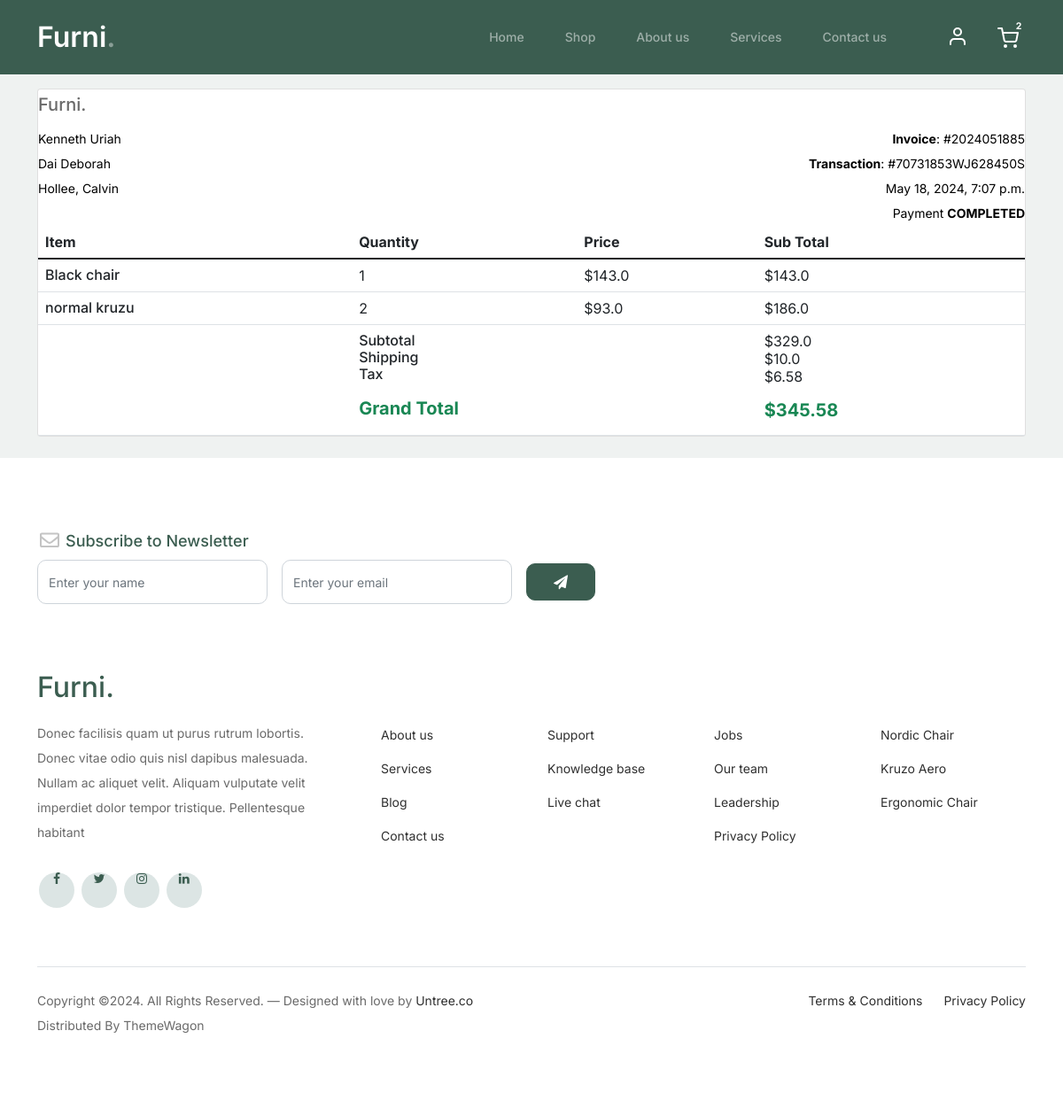
The app's page /accounts/order_detail/2024051885/ (signed in), older data.
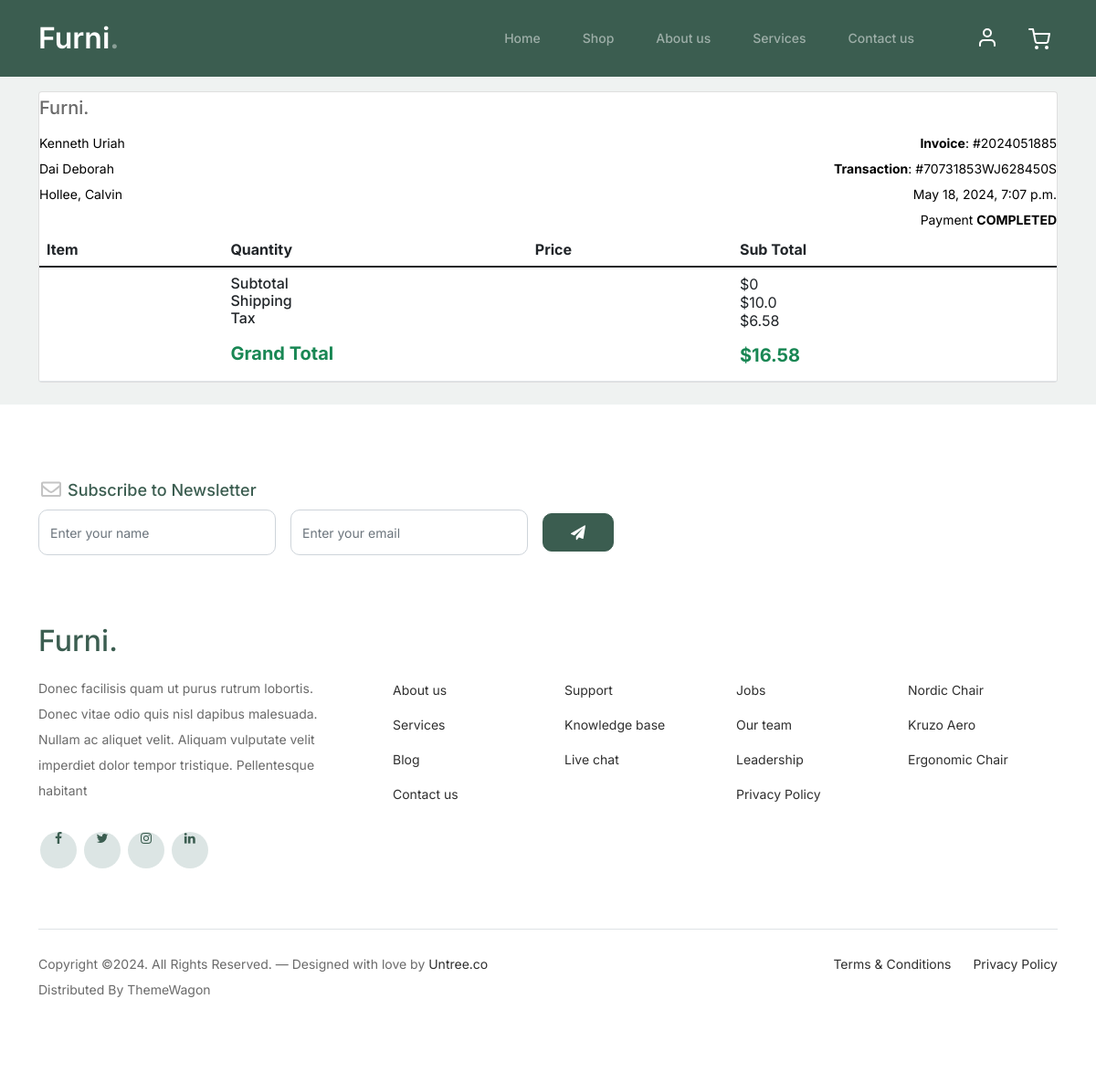
The same page, newer data.
### orders/models.py (models this page shows, shortened)
class OrderProduct(models.Model):
    order = models.ForeignKey(Order, on_delete=models.CASCADE)
    user = models.ForeignKey(Account, on_delete=models.CASCADE)
    payment = models.ForeignKey(Payment, on_delete=models.CASCADE)
    product = models.ForeignKey(Product, on_delete=models.CASCADE)
    quantity = models.IntegerField()
    product_price = models.FloatField()
    total_amount = models.FloatField(null=True)
    ordered = models.BooleanField(default=False)
    created_at = models.DateTimeField(auto_now_add=True)
    updated_at = models.DateTimeField(auto_now=True)

### shop/models.py (models this page shows, shortened)
class Product(models.Model):
    product_name    = models.CharField(max_length=200, unique=True)
    category        = models.ForeignKey(Category, on_delete=models.CASCADE)
    slug            = models.SlugField(max_length=200, unique=True)
    description     = models.TextField(max_length=500, blank=True)
    price           = models.IntegerField()
    images          = models.ImageField(upload_to='photos/products')
    stock           = models.IntegerField()
    is_available    = models.BooleanField(default=True)
    created_date    = models.DateTimeField(auto_now_add=True)
    modified_date   = models.DateTimeField(auto_now=True)

### accounts/views.py (the view)
# urls.py: path("order_detail/<int:order_id>/", views.order_detail, name='order_detail'),
@login_required(login_url='signin')
def order_detail(request, order_id):
    order_detail = OrderProduct.objects.filter(
        order__order_number=order_id
    )
    order = Order.objects.get(
        order_number=order_id
    )
    subtotal = 0
    shipping = 10.0
    tax = order.tax
    for i in order_detail:
        subtotal += i.product_price * i.quantity
    grand_total = subtotal + shipping + tax
    context = {
        "order_detail": order_detail,
        "order": order,
        "subtotal": subtotal,
        "grand_total": grand_total,
        'tax': tax,
        "shipping": shipping
    }
    return render(request, 'accounts/order_detail.html', context)

### accounts/models.py (called while the page is built)
    @property
    def is_authenticated(self):
        return True

### cart/context_processor.py (called while the page is built)
def counter(request):
    cart_count = 0
    if 'admin' in request.path:
        return {}
    else:
        try:
            cart = Cart.objects.filter(cart_id=_cart_id(request))
            if request.user.is_authenticated:
                cart_items = CartItem.objects.all().filter(user=request.user)
            else:
                cart_items = CartItem.objects.all().filter(cart=cart[:1])
            for cart_item in cart_items:
                cart_count += cart_item.quantity
        except Cart.DoesNotExist:
            cart_count = 0
    if cart_count > 9:
        cart_count = '9+'
    return dict(cart_count=cart_count)

### cart/views.py (called while the page is built)
def _cart_id(request):
    cart = request.session.session_key
    if not cart:
        cart = request.session.create()
    return cart

### orders/models.py (called while the page is built)
    def full_name(self):
        return f"{self.first_name} {self.last_name}"

    def full_address(self):
        return f"{self.address_line_1} {self.address_line_2}"

### templates/accounts/order_detail.html
{% extends 'base.html' %}
{% load static %}
{% block content %}
<div class="container pt-3">
    <div class="row gutters">
    	<div class="col-xl-12 col-lg-12 col-md-12 col-sm-12 col-12">
    		<div class="card mb-4">
    			<div class="card-body p-0">
    				<div class="invoice-container">
    					<div class="invoice-header">
                            <h3 class="navbar-brand">
                                Furni<span>.</span>
                            </h3>
    						<div class="row gutters">
    							<div class="col-md-6">
    								<div class="text-black">
    									<address >
                                            {{order.full_name}}<br>
											{{order.full_address}}<br>
											{{order.city}}, {{order.state}}
    									</address>
    								</div>
    							</div>
    							<div class="col-md-6">
    								<div class="text-xl-end text-md-end">
    									<div class="text-black">
    										<div><b>Invoice</b>: #{{order.order_number}}</div>
    										<div><b>Transaction</b>: #{{order.payment.payment_id}}</div>
    										<div>{{order.created_at}}</div>
    										<div>Payment <b>{{order.payment.status}}</b></div>
    									</div>
    								</div>
    							</div>
    						</div>
    					</div>
    					<div class="invoice-body">
    						<div class="row gutters">
    							<div class="col-lg-12 col-md-12 col-sm-12">
    								<div class="table-responsive">
    									<table class="table custom-table m-0">
    										<thead>
    											<tr>
    												<th>Item</th>
    												<th>Quantity</th>
    												<th>Price</th>
    												<th>Sub Total</th>
    											</tr>
    										</thead>
    										<tbody>
                                                {% for item in order_detail %}
    											<tr>
    												<td>
    													<span class="h6">{{item.product.product_name}}</span>
    												</td>
    												<td>{{item.quantity}}</td>
    												<td>${{item.product_price}}</td>
													<td>${{item.total_amount}}</td>
    											</tr>
                                                {% endfor %}
    											<tr>
    												<td>&nbsp;</td>
    												<td colspan="2">
    													<p>
    														<span class="h6">Subtotal</span><br>
    														<span class="h6">Shipping</span><br>
    														<span class="h6">Tax</span><br>
    													</p>
    													<h5 class="text-success"><strong>Grand Total</strong></h5>
    												</td>
    												<td>
    													<p>
    														${{subtotal}}<br>
    														${{shipping}}<br>
    														${{tax}}<br>
    													</p>
    													<h5 class="text-success"><strong>${{grand_total}}</strong></h5>
    												</td>
    											</tr>
    										</tbody>
    									</table>
    								</div>
    							</div>
    						</div>
    					</div>
    				</div>
    			</div>
    		</div>
    	</div>
    </div>
</div>
{% endblock %}

Row changes from the older to the newer data that the page shows:
removed OrderProduct: product.product_name "Black chair", quantity "1", product_price "143.0", total_amount "143.0"
removed OrderProduct: product.product_name "normal kruzu", quantity "2", product_price "93.0", total_amount "186.0"
Text that changed along with them:
{{ subtotal }}: "329.0" → "0"
{{ grand_total }}: "345.58" → "16.58"
{{ cart_count }}: "2" → (not shown)
